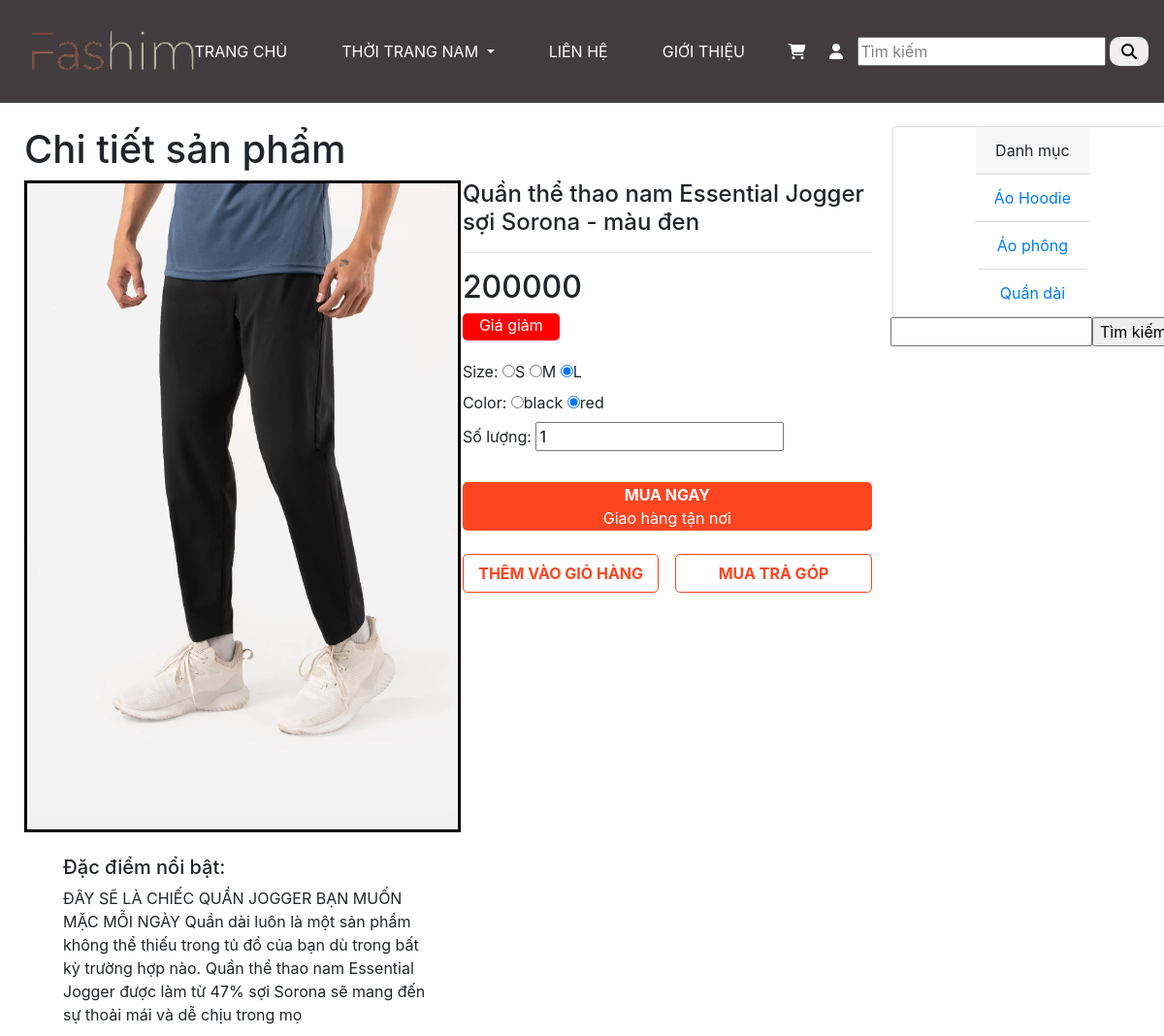
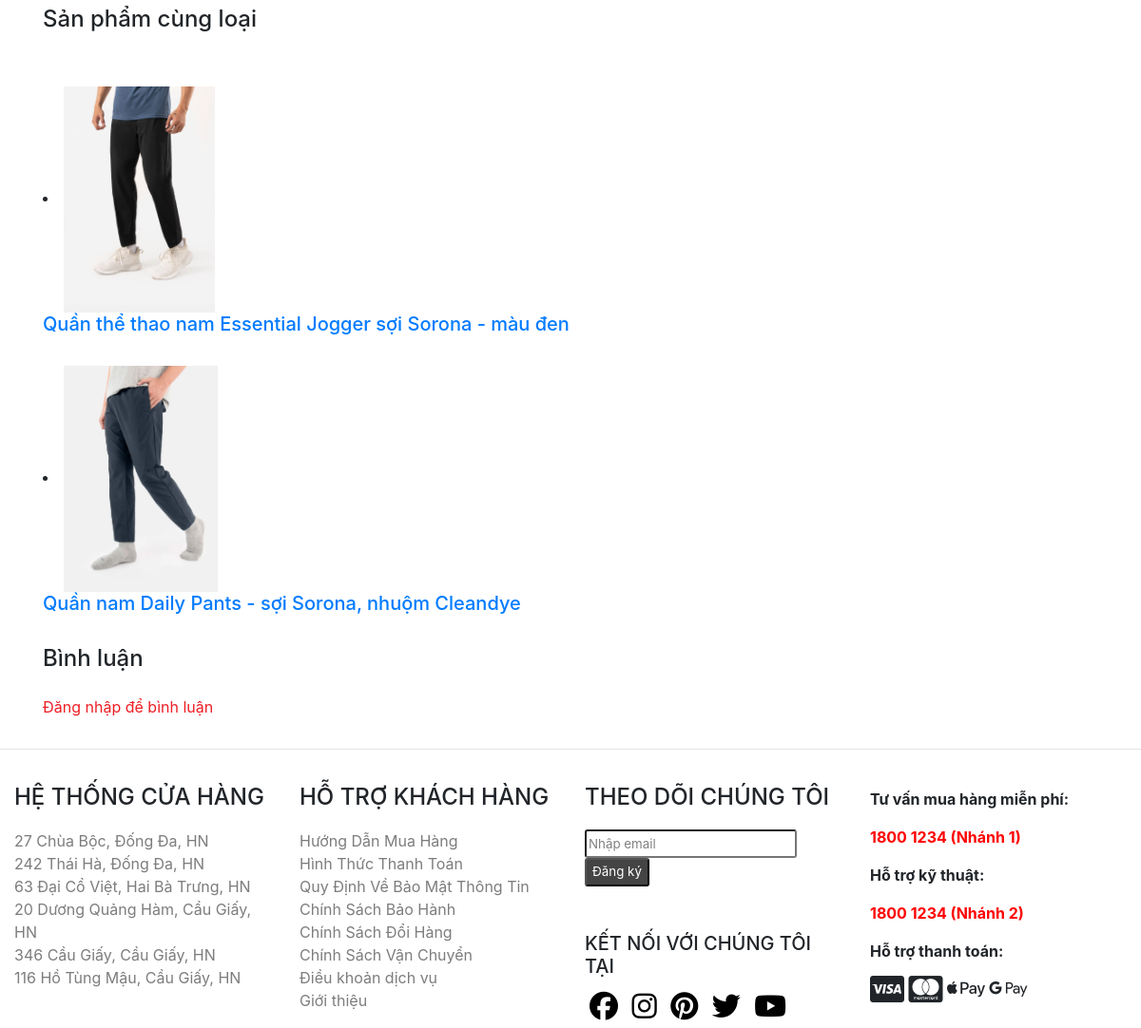
The page /index.php?act=ctsanpham&id=10 on the database its author committed (2 pictures, top to bottom).
### tables this page shows
CREATE TABLE `product` (
  `id` int(11) NOT NULL,
  `ten_hh` varchar(255) DEFAULT NULL,
  `id_loai` int(11) DEFAULT NULL,
  `gia` int(11) DEFAULT NULL,
  `id_giamgia` int(11) DEFAULT NULL,
  `image` varchar(255) DEFAULT NULL,
  `so_luong` int(11) DEFAULT NULL,
  `mota` varchar(255) DEFAULT NULL,
  `soluotmua` int(11) NOT NULL
);

CREATE TABLE `size` (
  `id` int(11) NOT NULL,
  `size` varchar(255) DEFAULT NULL,
  `gia` int(11) DEFAULT NULL
);

CREATE TABLE `color` (
  `id` int(11) NOT NULL,
  `color` varchar(255) DEFAULT NULL,
  `gia` int(11) DEFAULT NULL
);

CREATE TABLE `loai` (
  `id` int(11) NOT NULL,
  `ten_loai` varchar(255) DEFAULT NULL
);

### dao/pdo.php (called while the page is built, shortened)
<?php
if(!function_exists('connectdb')) {
    function connectdb() {
        $dburl = "mysql:host=sql300.infinityfree.com;dbname=if0_34689111_du_an_11;charset=utf8;'if0_34689111';'nTFSkPfETfHKUG'";
        $username1 = 'root';
        $password1 = '';
        $conn = new PDO($dburl, $username1, $password1);
        $conn->setAttribute(PDO::ATTR_ERRMODE, PDO::ERRMODE_EXCEPTION);
        return $conn;
    }
}
if(!function_exists('db_query')){
    function db_query($sql){
        try{
            $conn = connectdb();
            $stmt = $conn->prepare($sql);
            $stmt->execute();
            $rows = $stmt->fetchAll();
            return $rows;
        }
        catch(PDOException $e){
            throw $e;
        }
        finally{
            unset($conn);
        }
    }
}
?>

### dao/product_dao.php (called while the page is built, shortened)
<?php
 include_once "pdo.php";
 function show_sp_id($id){
   $sql = "SELECT * FROM `product` WHERE `product`.`id` = {$id}";
   return db_query($sql);
 }
function show_sp_cungloai($id_loai){
  $sql = "SELECT * FROM `product` WHERE `product`.`id_loai` = '$id_loai'";
  return db_query($sql);
}
?>

### dao/size_pdo.php (called while the page is built, shortened)
<?php
include "pdo.php";
function show_all_size() {
   $sql = "SELECT * FROM `size`";
   return db_query($sql);
}
?>

### dao/color_pdo.php (called while the page is built, shortened)
<?php
include "pdo.php";
function show_all_color() {
   $sql = "SELECT * FROM `color`";
   return db_query($sql);
}
?>

### dao/category_dao.php (called while the page is built, shortened)
<?php
function loadall_danhmuc(){
    $sql= "select * from loai order by id desc";
    $listdanhmuc=db_query($sql);
    return $listdanhmuc;
}
function show_category(){
    $sql = "SELECT * FROM `loai`";
    return db_query($sql);
}
?>

### site/product_detail.php (the view, shortened to what this page needs)
<div class="row" id="content" style="overflow: hidden; margin-left: 10px">
    <div class="col-lg-9" id="boxleft" style="overflow: hidden; float:left">
        <div class="row">
            <div class="col-lg-12">
                <h1 class="detail-title">Chi tiết sản phẩm</h1>
            </div>
        </div>
        <div class="row">
            <?php foreach ($sp as $sp) { ?>
                <div class="col-lg-6" style="float: left">
                    <img class="abc" src="./upload/<?php echo $sp['image'];  ?>" style="border: 3px solid black" alt="" width="450px"><br><br>
                    <div class="trait" style="margin-left:40px ;">
                        <h5 class="detail-title">Đặc điểm nổi bật:</h5>
                        <p><?php echo $sp['mota'];  ?></p>
                    </div>
                </div>
                <div class="col-lg-6" style="float: left;overflow:hidden">
                    <h4 class="detail-title"><?php echo $sp['ten_hh'];  ?></h4>
                    <hr>
                    <h2 class="detail-title"><?php echo $sp['gia'];  ?></h2>
                    <div class="box" style="float:left;width: 100px; height: 28px; background-color: red; color: white; text-align: center; border-radius: 5px;">
                        Giá giảm
                    </div> <br> <br>
                    <form action="index.php?act=cart" method="post">
                        <div class="product__details__option">
                            <div class="product__details__option__size">
                                <span>Size:</span>
                                <?php foreach ($size as $size) {  ?>
                                    <label class="c-1" for="sp-1">
                                        <input type="radio" name="size_sp" value="<?php echo $size['size']; ?>" checked><?php echo $size['size']; ?>
                                    </label>
                                <?php  } ?>
                            </div>
                            <div class="product__details__option__color">
                                <span>Color:</span>
                                <?php foreach ($color as $color) {  ?>
                                    <label class="c-1" for="sp-1">
                                        <input type="radio" name="color_sp" value="<?php echo $color['color']; ?>" checked><?php echo $color['color']; ?>
                                    </label>
                                <?php }  ?>
                            </div>
                            <div class="product__details__option__soluong">
                                <span>Số lượng:</span>
                                <label class="c-1" for="sp-1">
                                    <input type="number" name="soluong" value="1">
                                </label>
                            </div>
                        </div>
                        <br>
                        <button style="width: 100%; border-radius:5px; background-color: #FD4522; border: white; color: white" id="btn-buynow">
                            <span style="font-weight: bold">MUA NGAY</span>
                            <br>Giao hàng tận nơi
                        </button>
                        <BR></BR>
                        <button type="submit" name="submit" style="width: 48%;height: 40px; border-radius:5px; background-color: white; border:1px solid #FD4522; color: #FD4522" id="btn-1">
                            <span style="font-weight: bold">THÊM VÀO GIỎ HÀNG</span>
                        </button>
                        <button style="width: 48%;height: 40px; border-radius:5px; background-color: white; border: 1px solid #FD4522; color: #FD4522; float: right;" id="btn-1">
                            <span style="font-weight: bold">MUA TRẢ GÓP</span>
                        </button>
                    </form>
                </div>
        </div>
    <div class="row" style="margin-left:5px ;">
        <div class="col-lg-12">
            <h4 class="detail-title">Sản phẩm cùng loại</h4>
            <br>
                <?php foreach($sp_cungloai as $sanpham){ ?>
                    <br><li> <a href="index.php?act=ctsanpham&id=<?=$sanpham['id']; ?>">
                        <img widt="238px" height="238px" src="upload/<?=$sanpham['image']; ?>" alt=""></li>
                        <h5><a href="index.php?act=ctsanpham&id=<?php echo $sanpham['id']; ?>"><?php echo $sanpham['ten_hh']; ?></a></h5>
                <?php }   ?>
        </div>
    </div>
    <br>
    <div class="row" id="binhluan" style="margin-left:5px ;">
        <div class="col-lg-12">
            <h4 class="detail-title">Bình luận</h4>
            <?php include "binhluan.php"; ?>
        </div>
    </div>
    </div>
    <?php } ?>
    <div class="col-lg-3">
        <div class="row" id="boxright">
            <div class="card" style="width: 18rem;">
                <div class="card-header">
                    Danh mục
                </div>
                <ul class="list-group list-group-flush">
                <?php
                            foreach ($dsdm as $dm) {
                              extract($dm);
                              $linkdm = "index.php?act=sanpham&id=".$id;
                              echo'<li class="list-group-item">
                              <a href="'.$linkdm.'">'.$ten_loai.'</a>
                          </li>';
                            }
                            ?>
                </ul>
            </div>
            <form class="form-inline my-2 my-lg-0" action="index.php" method="post">
                <input type="text" style="Width:208px">
                <input type="submit" value="Tìm kiếm">
            </form>
        </div>
        <br>
    </div>
</div>
<hr>

### site/binhluan.php (shortened to what this page needs)
<!DOCTYPE html>
<html lang="en">
<head>
</head>
<body>
    <?php if(isset($_SESSION['user'])){
    ?>
    <form action="" method="post">
        <input type="hidden" name="ma_hh" value="<?php echo $sp['id']; ?>">
        <input type="text" placeholder="Nhập bình luận" name="noidung" style="padding: 20px;">
        <input type="submit" name="guibinhluan" class="submit">
    </form>
    <?php }else{
    ?>
    <div class="dangnhap_bl">
        <p style="color: #EE1E25;">Đăng nhập để bình luận</p>
    </div>
    <?php } ?>
</body>
</html>

### Layout/css/main.css (style rules this page uses)
* { margin: 0 auto; max-width: 2000px; }
::placeholder { color: grey; }
.detail-title { text-align: left; }

### rows shown on the page
product: image (picture), mota "ĐÂY SẼ LÀ CHIẾC QUẦN JOGGER BẠN MUỐN MẶC MỖI NGÀY Quần dài luôn là một sản phẩm không thể thiếu trong tủ đồ của bạn dù trong bất kỳ trường hợp nào. Quần thể thao nam Essential Jogger được làm từ 47% sợi Sorona sẽ mang đến sự thoải mái và dễ chịu trong mọ", ten_hh "Quần thể thao nam Essential Jogger sợi Sorona - màu đen", gia "200000"
size: size "S"
size: size "M"
size: size "L"
color: color "black"
color: color "red"
product: image (picture), ten_hh "Quần nam Daily Pants - sợi Sorona, nhuộm Cleandye"
loai: ten_loai "Áo Hoodie"
loai: ten_loai "Áo phông"
loai: ten_loai "Quần dài"
